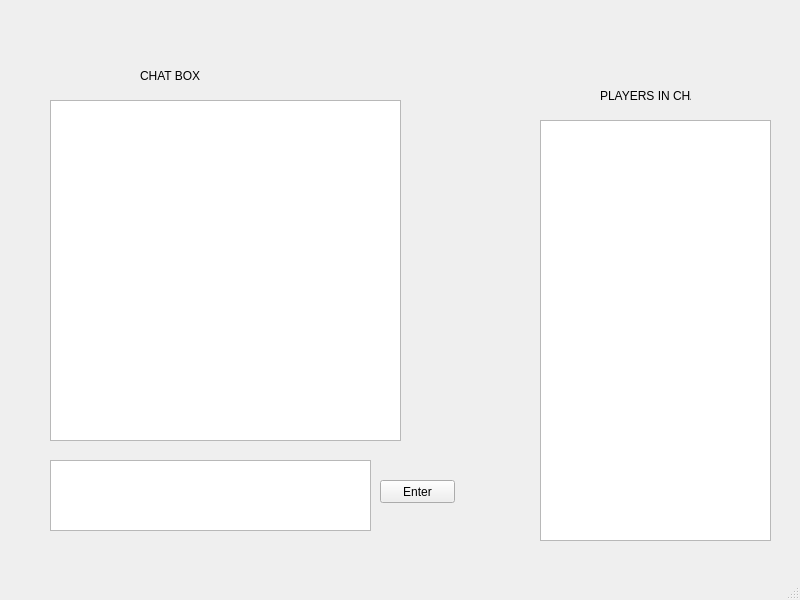
<?xml version="1.0" encoding="UTF-8"?>
<ui version="4.0">
 <class>ChatMainWindow</class>
 <widget class="QMainWindow" name="ChatMainWindow">
  <property name="geometry">
   <rect>
    <x>0</x>
    <y>0</y>
    <width>800</width>
    <height>600</height>
   </rect>
  </property>
  <property name="windowTitle">
   <string>MainWindow</string>
  </property>
  <widget class="QWidget" name="centralwidget">
   <widget class="QListView" name="listView">
    <property name="geometry">
     <rect>
      <x>540</x>
      <y>120</y>
      <width>231</width>
      <height>421</height>
     </rect>
    </property>
   </widget>
   <widget class="QLabel" name="label">
    <property name="geometry">
     <rect>
      <x>600</x>
      <y>80</y>
      <width>91</width>
      <height>31</height>
     </rect>
    </property>
    <property name="text">
     <string>PLAYERS IN CHAT</string>
    </property>
   </widget>
   <widget class="QTextEdit" name="textEdit">
    <property name="geometry">
     <rect>
      <x>50</x>
      <y>460</y>
      <width>321</width>
      <height>71</height>
     </rect>
    </property>
   </widget>
   <widget class="QPushButton" name="pushButton">
    <property name="geometry">
     <rect>
      <x>380</x>
      <y>480</y>
      <width>75</width>
      <height>23</height>
     </rect>
    </property>
    <property name="text">
     <string>Enter</string>
    </property>
   </widget>
   <widget class="QListView" name="listView_2">
    <property name="geometry">
     <rect>
      <x>50</x>
      <y>100</y>
      <width>351</width>
      <height>341</height>
     </rect>
    </property>
   </widget>
   <widget class="QLabel" name="label_2">
    <property name="geometry">
     <rect>
      <x>140</x>
      <y>60</y>
      <width>91</width>
      <height>31</height>
     </rect>
    </property>
    <property name="text">
     <string>CHAT BOX</string>
    </property>
   </widget>
  </widget>
  <widget class="QMenuBar" name="menubar">
   <property name="geometry">
    <rect>
     <x>0</x>
     <y>0</y>
     <width>800</width>
     <height>21</height>
    </rect>
   </property>
  </widget>
  <widget class="QStatusBar" name="statusbar"/>
 </widget>
 <resources/>
 <connections/>
</ui>
